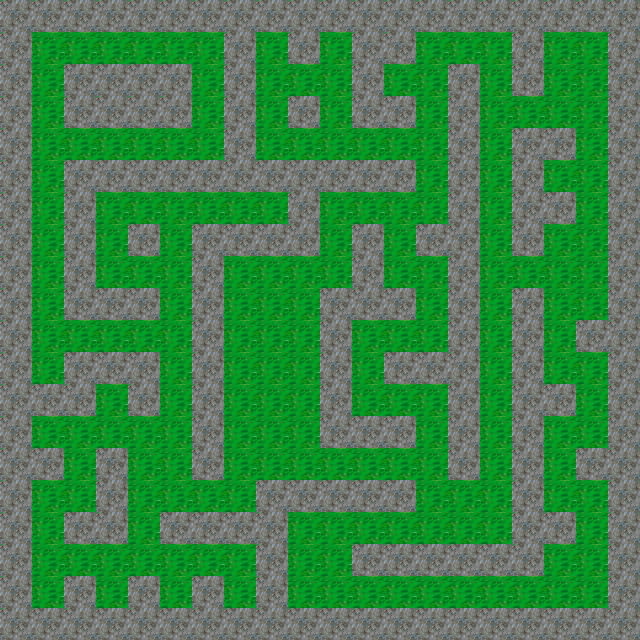

A 2D game scene composited from a Tiled map and its tileset images. What follows is a short description and the map's XML, with every tile layer's data as written:
An orthogonal 20x20 tile map with 32x32 px tiles, 2 tile layers (Grasebene, Mauerebene) and 2 objects (Ziel, Spawn).

<map version="1.2" tiledversion="1.2.4" orientation="orthogonal" renderorder="right-down" width="20" height="20" tilewidth="32" tileheight="32" infinite="0" nextlayerid="5" nextobjectid="5">
 <tileset firstgid="1" name="tile" tilewidth="32" tileheight="32" tilecount="143" columns="11">
  <image source="Texturen/Tileset.png" width="352" height="416" />
 </tileset>
 <layer id="1" name="Grasebene" width="20" height="20">
  <data encoding="csv">
14,14,14,14,14,14,14,14,14,14,14,14,14,14,14,14,14,14,14,14,
14,14,14,14,14,14,14,14,14,14,14,14,14,14,14,14,14,14,14,14,
14,14,14,14,14,14,14,14,14,14,14,14,14,14,14,14,14,14,14,14,
14,14,14,14,14,14,14,14,14,14,14,14,14,14,14,14,14,14,14,14,
14,14,14,14,14,14,14,14,14,14,14,14,14,14,14,14,14,14,14,14,
14,14,14,14,14,14,14,14,14,14,14,14,14,14,14,14,14,14,14,14,
14,14,14,14,14,14,14,14,14,14,14,14,14,14,14,14,14,14,14,14,
14,14,14,14,14,14,14,14,14,14,14,14,14,14,14,14,14,14,14,14,
14,14,14,14,14,14,14,14,14,14,14,14,14,14,14,14,14,14,14,14,
14,14,14,14,14,14,14,14,14,14,14,14,14,14,14,14,14,14,14,14,
14,14,14,14,14,14,14,14,14,14,14,14,14,14,14,14,14,14,14,14,
14,14,14,14,14,14,14,14,14,14,14,14,14,14,14,14,14,14,14,14,
14,14,14,14,14,14,14,14,14,14,14,14,14,14,14,14,14,14,14,14,
14,14,14,14,14,14,14,14,14,14,14,14,14,14,14,14,14,14,14,14,
14,14,14,14,14,14,14,14,14,14,14,14,14,14,14,14,14,14,14,14,
14,14,14,14,14,14,14,14,14,14,14,14,14,14,14,14,14,14,14,14,
14,14,14,14,14,14,14,14,14,14,14,14,14,14,14,14,14,14,14,14,
14,14,14,14,14,14,14,14,14,14,14,14,14,14,14,14,14,14,14,14,
14,14,14,14,14,14,14,14,14,14,14,14,14,14,14,14,14,14,14,14,
14,14,14,14,14,14,14,14,14,14,14,14,14,14,14,14,14,14,14,14
</data>
 </layer>
 <objectgroup id="3" name="Objektebene">
  <object id="3" name="Ziel" gid="127" x="256" y="224" width="32" height="32" />
  <object id="4" name="Spawn" gid="56" x="416" y="288" width="32" height="32" />
 </objectgroup>
 <layer id="4" name="Mauerebene" width="20" height="20">
  <data encoding="csv">
25,25,25,25,25,25,25,25,25,25,25,25,25,25,25,25,25,25,25,25,
25,0,0,0,0,0,0,25,0,25,0,25,25,0,0,0,25,0,0,25,
25,0,25,25,25,25,0,25,0,0,0,25,0,0,25,0,25,0,0,25,
25,0,25,25,25,25,0,25,0,25,0,25,25,0,25,0,0,0,0,25,
25,0,0,0,0,0,0,25,0,0,0,0,0,0,25,0,25,25,0,25,
25,0,25,25,25,25,25,25,25,25,25,25,25,0,25,0,25,0,0,25,
25,0,25,0,0,0,0,0,0,25,0,0,0,0,25,0,25,25,0,25,
25,0,25,0,25,0,25,25,25,25,0,25,0,25,25,0,25,0,0,25,
25,0,25,0,0,0,25,0,0,0,0,25,0,0,25,0,0,0,0,25,
25,0,25,25,25,0,25,0,0,0,25,25,25,0,25,0,25,0,0,25,
25,0,0,0,0,0,25,0,0,0,25,0,0,0,25,0,25,0,25,25,
25,0,25,25,25,0,25,0,0,0,25,0,25,25,25,0,25,0,0,25,
25,25,25,0,25,0,25,0,0,0,25,0,0,0,25,0,25,25,0,25,
25,0,0,0,0,0,25,0,0,0,25,25,25,0,25,0,25,0,0,25,
25,25,0,25,0,0,25,0,0,0,0,0,0,0,25,0,25,0,25,25,
25,0,0,25,0,0,0,0,25,25,25,25,25,0,0,0,25,0,0,25,
25,0,25,25,0,25,25,25,25,0,0,0,0,0,0,0,25,25,0,25,
25,0,0,0,0,0,0,0,25,0,0,25,25,25,25,25,25,0,0,25,
25,0,25,0,25,0,25,0,25,0,0,0,0,0,14,14,14,14,14,25,
25,25,25,25,25,25,25,25,25,25,25,25,25,25,25,25,25,25,25,25
</data>
 </layer>
</map>
